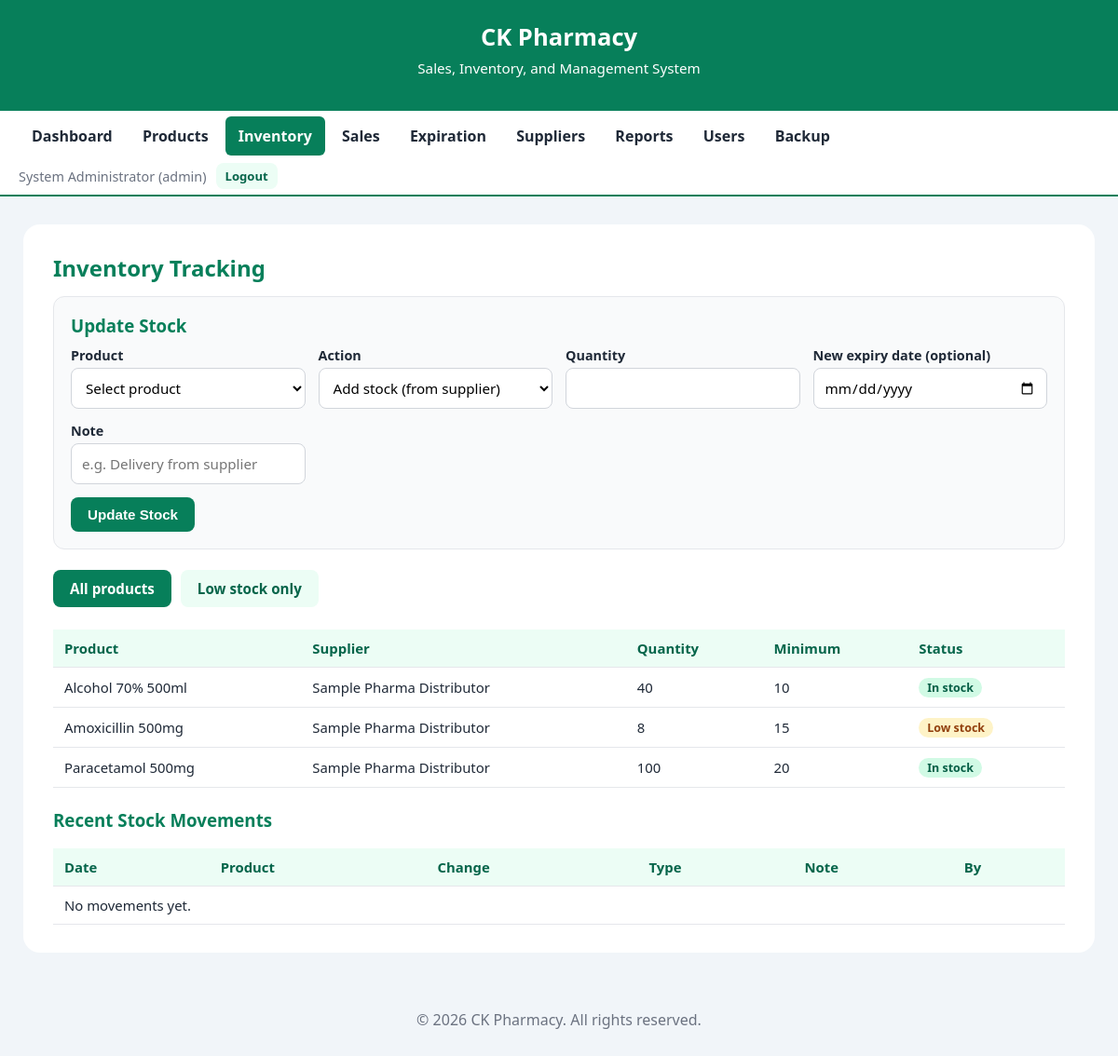
The app's page /inventory.php (signed in) with its own data.
### tables this page shows
CREATE TABLE IF NOT EXISTS products (
    id INT AUTO_INCREMENT PRIMARY KEY,
    name VARCHAR(150) NOT NULL,
    category VARCHAR(80) DEFAULT 'Medicine',
    price DECIMAL(10,2) NOT NULL DEFAULT 0,
    quantity INT NOT NULL DEFAULT 0,
    min_stock INT NOT NULL DEFAULT 10,
    expiry_date DATE NULL,
    supplier_id INT NULL,
    created_at TIMESTAMP DEFAULT CURRENT_TIMESTAMP,
    FOREIGN KEY (supplier_id) REFERENCES suppliers(id) ON DELETE SET NULL
);

CREATE TABLE IF NOT EXISTS suppliers (
    id INT AUTO_INCREMENT PRIMARY KEY,
    name VARCHAR(100) NOT NULL,
    contact_person VARCHAR(100),
    phone VARCHAR(30),
    address VARCHAR(255),
    created_at TIMESTAMP DEFAULT CURRENT_TIMESTAMP
);

### includes/config.php (called while the page is built, shortened)
<?php
function e($value)
{
    return htmlspecialchars((string)$value, ENT_QUOTES, 'UTF-8');
}

### inventory.php (the view, shortened to what this page needs)
<?php
require_once 'includes/auth.php';
$products = $pdo->query('SELECT p.*, s.name AS supplier FROM products p LEFT JOIN suppliers s ON s.id = p.supplier_id ORDER BY p.name')->fetchAll();
$filter = $_GET['filter'] ?? 'all';
$shown = $filter === 'low' ? array_filter($products, fn($p) => $p['quantity'] <= $p['min_stock']) : $products;
$log = $pdo->query('SELECT l.*, p.name, u.full_name FROM stock_log l
                    JOIN products p ON p.id = l.product_id LEFT JOIN users u ON u.id = l.user_id
                    ORDER BY l.id DESC LIMIT 20')->fetchAll();
require 'includes/header.php';
?>
<h2>Inventory Tracking</h2>
<form method="post" class="form-box">
    <h3 style="margin-top:0">Update Stock</h3>
    <div class="form-grid">
        <div><label>Product</label>
            <select name="product_id" required>
                <option value="">Select product</option>
            </select></div>
        <div><label>Action</label>
            <select name="type">
                <option value="add">Add stock (from supplier)</option>
            </select></div>
        <div><label>Quantity</label><input type="number" name="qty" min="1" required></div>
        <div><label>New expiry date (optional)</label><input type="date" name="expiry_date"></div>
        <div><label>Note</label><input type="text" name="note" placeholder="e.g. Delivery from supplier"></div>
    </div>
    <button class="btn" type="submit">Update Stock</button>
</form>
<div class="search-bar">
    <a href="inventory.php" class="btn <?= $filter === 'all' ? '' : 'btn-light' ?>">All products</a>
    <a href="inventory.php?filter=low" class="btn <?= $filter === 'low' ? '' : 'btn-light' ?>">Low stock only</a>
</div>
<div class="table-wrap"><table>
    <tr><th>Product</th><th>Supplier</th><th>Quantity</th><th>Minimum</th><th>Status</th></tr>
    <?php foreach ($shown as $p): ?>
        <?php
        if ($p['quantity'] == 0) { $cls = 'badge-out'; $txt = 'Out of stock'; }
        elseif ($p['quantity'] <= $p['min_stock']) { $cls = 'badge-low'; $txt = 'Low stock'; }
        else { $cls = 'badge-ok'; $txt = 'In stock'; }
        ?>
        <tr><td><?= e($p['name']) ?></td><td><?= e($p['supplier'] ?? '—') ?></td><td><?= $p['quantity'] ?></td>
            <td><?= $p['min_stock'] ?></td><td><span class="badge <?= $cls ?>"><?= $txt ?></span></td></tr>
    <?php endforeach; ?>
</table></div>
<h3>Recent Stock Movements</h3>
<div class="table-wrap"><table>
    <tr><th>Date</th><th>Product</th><th>Change</th><th>Type</th><th>Note</th><th>By</th></tr>
    <?php if (!$log): ?><tr><td colspan="6">No movements yet.</td></tr><?php endif; ?>
</table></div>
<?php require 'includes/footer.php'; ?>

### includes/header.php (shortened to what this page needs)
<?php
$current = basename($_SERVER['PHP_SELF']);
$nav = [
    'dashboard.php'  => 'Dashboard',
    'products.php'   => 'Products',
    'inventory.php'  => 'Inventory',
    'sales.php'      => 'Sales',
    'expiry.php'     => 'Expiration',
    'suppliers.php'  => 'Suppliers',
    'reports.php'    => 'Reports',
];
if (is_admin()) {
    $nav['users.php']  = 'Users';
    $nav['backup.php'] = 'Backup';
}
?>
<!DOCTYPE html>
<html lang="en">
<head>
    <link rel="stylesheet" href="css/style.css">
</head>
<body>
<header class="hero hero-small">
    <h1>CK Pharmacy</h1>
    <p>Sales, Inventory, and Management System</p>
</header>
<nav class="topnav">
    <div class="topnav-links">
        <?php foreach ($nav as $file => $label): ?>
            <a href="<?= $file ?>" class="<?= $current === $file ? 'active' : '' ?>"><?= $label ?></a>
        <?php endforeach; ?>
    </div>
    <div class="topnav-user">
        <?= e($_SESSION['user']['full_name']) ?> (<?= e($_SESSION['user']['role']) ?>)
        <a href="logout.php" class="btn btn-small btn-light">Logout</a>
    </div>
</nav>
<main class="container">

### includes/footer.php
</main>
<footer class="footer">
    <p>&copy; <?= date('Y') ?> CK Pharmacy. All rights reserved.</p>
</footer>
</body>
</html>

### css/style.css (style rules this page uses)
:root { --green: #077f5a; --green-dark: #05654a; --green-light: #ecfdf5; --bg: #f1f5f9; --text: #1f2937; --muted: #6b7280; --danger: #dc2626; --warning: #d97706; --border: #d1d5db; }
* { box-sizing: border-box; margin: 0; padding: 0; }
body { font-family: "Segoe UI", Arial, sans-serif; background: var(--bg); color: var(--text); min-height: 100vh; display: flex; flex-direction: column; }
.hero { background: var(--green); color: #fff; text-align: center; padding: 50px 20px; }
.hero h1 { font-size: 2.2rem; margin-bottom: 14px; }
.hero p { font-size: 1.1rem; }
.hero-small { padding: 22px 20px; }
.hero-small h1 { font-size: 1.6rem; margin-bottom: 4px; }
.hero-small p { font-size: 0.95rem; }
.topnav { background: #fff; border-bottom: 2px solid var(--green); display: flex; justify-content: space-between; align-items: center; flex-wrap: wrap; padding: 6px 20px; gap: 8px; }
.topnav-links a { display: inline-block; padding: 10px 14px; color: var(--text); text-decoration: none; font-weight: 600; border-radius: 6px; }
.topnav-links a.active { background: var(--green); color: #fff; }
.topnav-user { font-size: 0.9rem; color: var(--muted); display: flex; align-items: center; gap: 10px; }
.container { width: 100%; max-width: 1150px; margin: 30px auto; padding: 30px 32px; background: #fff; border-radius: 18px; flex: 1; }
h2 { color: var(--green); margin-bottom: 14px; }
h3 { color: var(--green); margin: 22px 0 10px; }
p { line-height: 1.6; margin-bottom: 12px; }
.footer { text-align: center; color: var(--muted); padding: 30px 0; }
.btn { display: inline-block; background: var(--green); color: #fff; border: none; padding: 10px 18px; border-radius: 8px; font-size: 0.95rem; font-weight: 600; cursor: pointer; text-decoration: none; }
.btn-small { padding: 5px 10px; font-size: 0.82rem; }
.btn-light { background: var(--green-light); color: var(--green-dark); }
.form-grid { display: grid; grid-template-columns: repeat(auto-fit, minmax(210px, 1fr)); gap: 14px; margin-bottom: 14px; align-items: end; }
label { display: block; font-weight: 600; font-size: 0.9rem; margin-bottom: 4px; }
input[type=text], input[type=password], input[type=number], input[type=date], input[type=file], select, textarea { width: 100%; padding: 9px 11px; border: 1px solid var(--border); border-radius: 8px; font-size: 0.95rem; font-family: inherit; background: #fff; }
input[type=text], input[type=password], input[type=number], input[type=date], select { height: 44px; }
.form-box { background: #f9fafb; border: 1px solid #e5e7eb; border-radius: 12px; padding: 18px; margin-bottom: 22px; }
.search-bar { display: flex; gap: 10px; margin-bottom: 16px; flex-wrap: wrap; }
.table-wrap { overflow-x: auto; }
table { width: 100%; border-collapse: collapse; margin-top: 8px; }
th, td { padding: 10px 12px; text-align: left; border-bottom: 1px solid #e5e7eb; font-size: 0.93rem; }
th { background: var(--green-light); color: var(--green-dark); }
.badge { display: inline-block; padding: 2px 9px; border-radius: 999px; font-size: 0.78rem; font-weight: 700; }
.badge-ok { background: #d1fae5; color: #065f46; }
.badge-low { background: #fef3c7; color: #92400e; }
html { scroll-behavior: smooth; }

### records on screen
products: name "Alcohol 70% 500ml", supplier.name "Sample Pharma Distributor", quantity "40", min_stock "10", txt "In stock"
products: name "Amoxicillin 500mg", supplier.name "Sample Pharma Distributor", quantity "8", min_stock "15", txt "Low stock"
products: name "Paracetamol 500mg", supplier.name "Sample Pharma Distributor", quantity "100", min_stock "20", txt "In stock"

### other values on screen
$label "Dashboard"
$label "Products"
$label "Inventory"
$label "Sales"
$label "Expiration"
$label "Suppliers"
$label "Reports"
$label "Users"
$label "Backup"
$_SESSION['user']['full_name'] "System Administrator"
$_SESSION['user']['role'] "admin"
